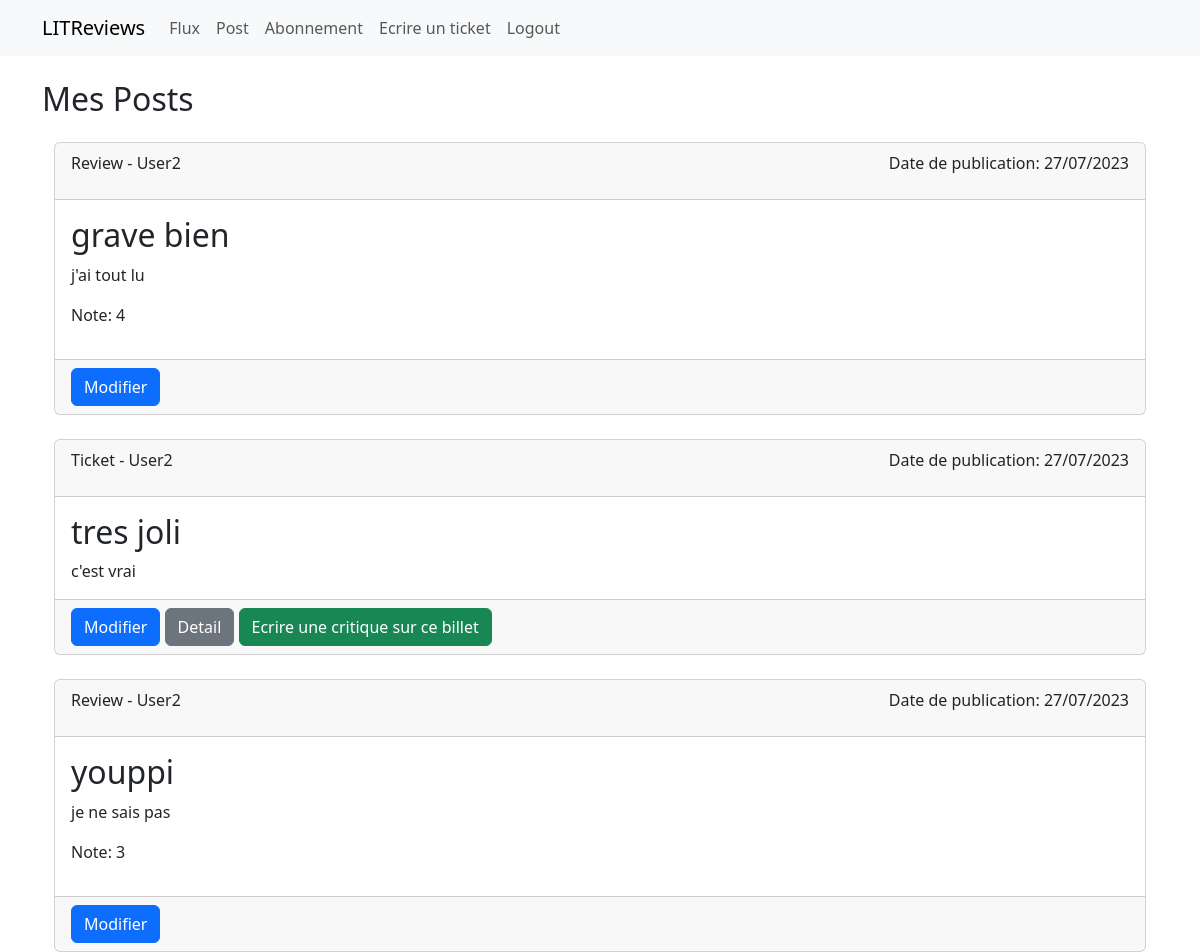
Before: /LITReviews/post/ (signed in, upper part) with the older database file.
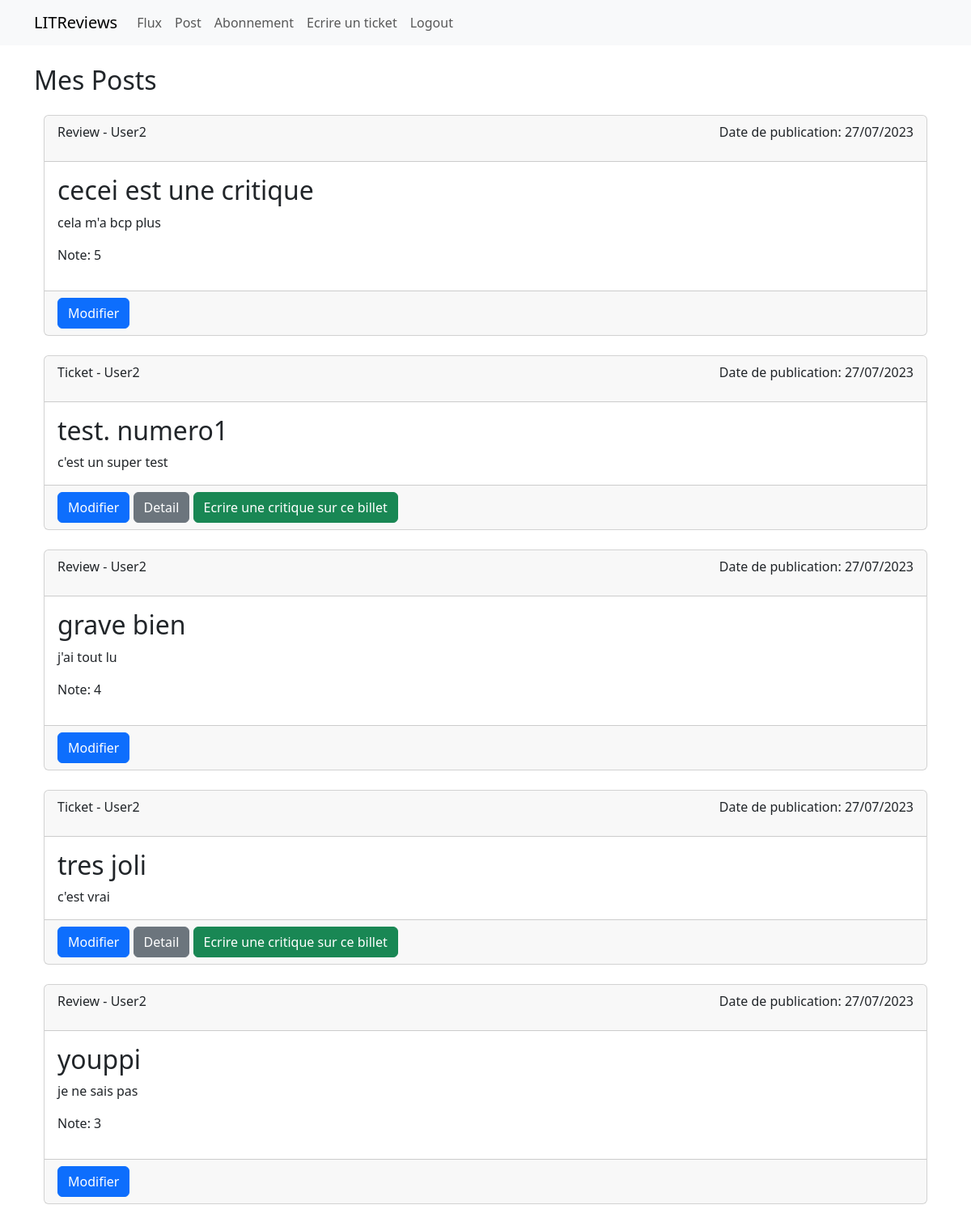
After: the same page with the newer database file.
### LITReviews/models.py (models this page shows, shortened)
class Review(models.Model):
    ticket = models.ForeignKey(to=Ticket, on_delete=models.CASCADE)
    rating = models.PositiveSmallIntegerField(
        validators=[MinValueValidator(0), MaxValueValidator(5)]
    )
    headline = models.CharField(max_length=128)
    body = models.CharField(max_length=8192, blank=True)
    user = models.ForeignKey(to=settings.AUTH_USER_MODEL, on_delete=models.CASCADE)
    time_created = models.DateTimeField(auto_now_add=True)

class Ticket(models.Model):
    title = models.CharField(max_length=128)
    description = models.CharField(max_length=2048, blank=True)
    user = models.ForeignKey(
        to=settings.AUTH_USER_MODEL, on_delete=models.CASCADE, related_name="tickets"
    )
    image = models.ImageField(null=True, blank=True, upload_to="ticket_images")
    time_created = models.DateTimeField(auto_now_add=True)

### accounts/models.py (models this page shows)
class User(AbstractUser):
    pass

### LITReviews/views.py (the view)
# urls.py: path('LITReviews/post/', views.post_view, name='post'),
def post_view(request):
    user = request.user
    tickets = Ticket.objects.filter(user=user)
    user_tickets = Ticket.objects.filter(user=user)
    user_tickets = user_tickets.annotate(content_type=Value("TICKET", CharField()))
    user_reviews = Review.objects.filter(user=user)
    user_reviews = user_reviews.annotate(content_type=Value("REVIEW", CharField()))
    user_posts = sorted(
        chain(user_tickets, user_reviews),
        key=lambda post: post.time_created,
        reverse=True,
    )
    return render(
        request,
        "LITReviews/post.html",
        {"user_posts": user_posts, "tickets": tickets},
    )

### LITReviews/templates/LITReviews/post.html
{% extends 'LITReviews/base.html' %}
{% block content %}
<h2>Mes Posts</h2>
{% for post in user_posts %}
{% if post.content_type == 'TICKET' %}
{% include 'LITReviews/ticket_snippet.html' %}
{% elif post.content_type == 'REVIEW' %}
{% include 'LITReviews/review_snippet.html' %}
{% endif %}
{% endfor %}
{% endblock %}

### LITReviews/templates/LITReviews/review_snippet.html
<div class="container mt-4">
  <div class="card mb-3">
    <div class="card-header">
      <p class="card-author">Review - {{ post.user.username }}</p>
      <p class="card-date">Date de publication: {{ post.time_created|date:"d/m/Y" }}</p>
    </div>
    <div class="card-body">
      <h2 class="card-title">{{ post.headline }}</h2>
      <p class="card-text">{{ post.body }}</p>
      <p class="card-rating">Note: {{ post.rating }}</p>
    </div>
    <div class="card-footer">
      <a href="{% url 'modify-review' post.id %}" class="btn btn-primary">Modifier</a>
    </div>
  </div>
</div>

### LITReviews/templates/LITReviews/ticket_snippet.html (shortened to what this page needs)
  <div class="container mt-4">
    <div class="card mb-3">
      <div class="card-header">
        <p class="card-author">Ticket - {{ post.user.username }}</p>
        <p class="card-date">Date de publication: {{ post.time_created|date:"d/m/Y" }}</p>
      </div>
      <div class="card-body">
        <h2 class="card-title">{{ post.title }}</h2>
        <p class="card-text">{{ post.description }}</p>
      </div>
      <div class="card-footer">
        <a href="{% url 'modify-ticket' post.id %}"" class="btn btn-primary">Modifier</a>
        <a href="{% url 'ticket-detail' post.id %}" class="btn btn-secondary">Detail</a>
        <a href="{% url 'create-review' post.id %}" class="btn btn-success">Ecrire une critique sur ce billet</a>
      </div>
    </div>
  </div>

Changed rows visible on the page:
added Review: user.username "User2", time_created "27/07/2023", headline "cecei est une critique", body "cela m'a bcp plus", rating "5"
added Ticket: user.username "User2", time_created "27/07/2023", title "test. numero1", description "c'est un super test"
